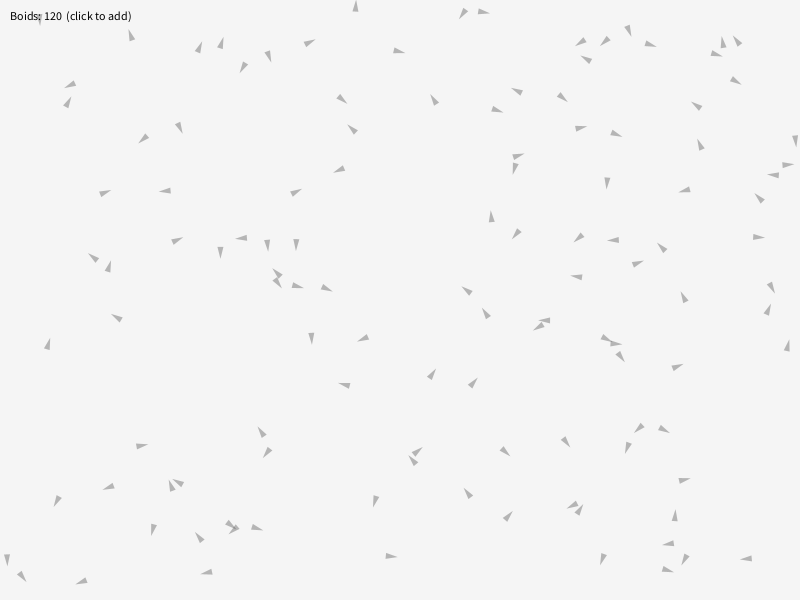
Frame 1 (no input)
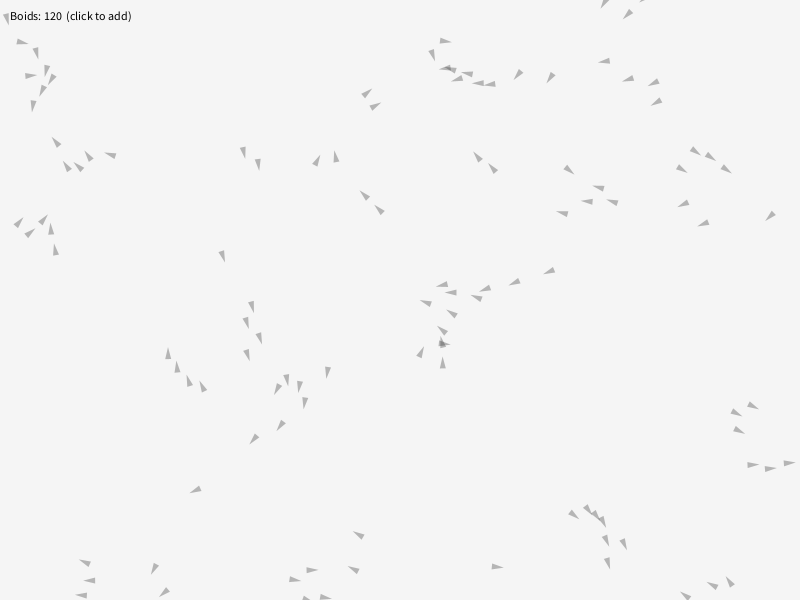
Frame 60 (the mouse pressed at the canvas centre just before this capture)
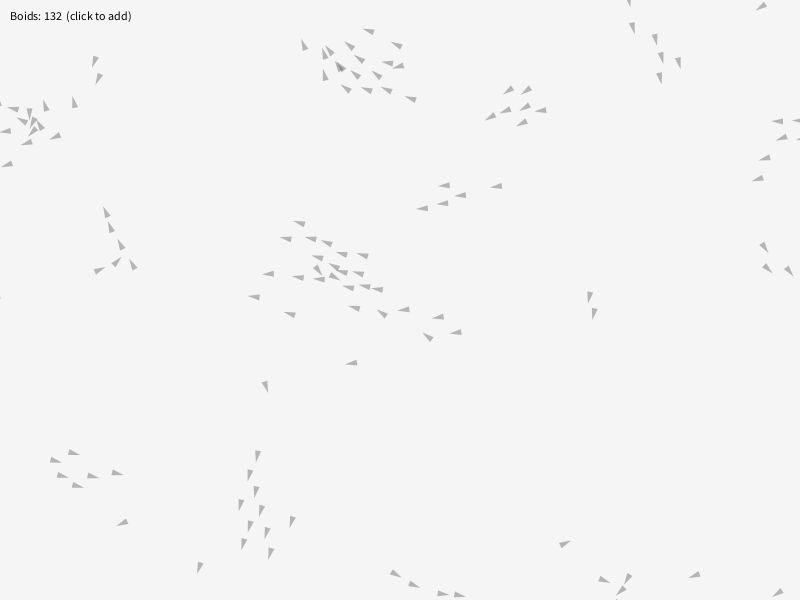
Frame 120 (the mouse held since frame 60 and released just before this capture)

The Processing sketch that drew these frames (run headless with seeded random() and noise(); from frame 60 on, the mouse is pressed at the canvas centre):

// Processing sketch: simpleBoids
// ── simpleBoids.pde
Flock flock;

void setup() {
  size(800, 600);
  flock = new Flock();
  for (int i = 0; i < 120; i++) {
    flock.add(new Boid(random(width), random(height)));
  }
  smooth(4);
}

void draw() {
  background(245);
  flock.run();
  fill(0);
  text("Boids: " + flock.boids.size() + "  (click to add)", 10, 20);
}

void mousePressed() {
  for (int i = 0; i < 12; i++) {
    flock.add(new Boid(mouseX, mouseY));
  }
}
void mouseReleased() {
  for (int i = 0; i < 12; i++) {
    flock.add(new Boid(mouseX, mouseY));
  }
}
void mouseDragged() {
  flock.add(new Boid(mouseX, mouseY));
}
// ── Boid.pde
class Boid {
  PVector pos, vel, acc;
  float maxSpeed = 2.6;
  float maxForce = 0.05;
  float view = 45;        // neighborhood radius
  float sepDist = 18;     // separation radius

  Boid(float x, float y) {
    pos = new PVector(x, y);
    float a = random(TWO_PI);
    vel = new PVector(cos(a), sin(a)).mult(random(1.5, maxSpeed));
    acc = new PVector();
  }

  void run(ArrayList<Boid> boids) {
    flock(boids);
    update();
    borders();
    render();
  }

  // Apply the three rules
  void flock(ArrayList<Boid> boids) {
    PVector sep = separate(boids).mult(1.6);
    PVector ali = align(boids).mult(1.0);
    PVector coh = cohesion(boids).mult(0.9);

    apply(sep);
    apply(ali);
    apply(coh);
  }

  void apply(PVector force) { acc.add(force); }

  void update() {
    vel.add(acc);
    vel.limit(maxSpeed);
    pos.add(vel);
    acc.mult(0);
  }

  // Keep boids on screen with wraparound
  void borders() {
    if (pos.x < -10) pos.x = width + 10;
    if (pos.y < -10) pos.y = height + 10;
    if (pos.x > width + 10) pos.x = -10;
    if (pos.y > height + 10) pos.y = -10;
  }

  // Draw a small triangle pointing in the velocity direction
  void render() {
    float theta = vel.heading() + PI/2;
    pushMatrix();
    translate(pos.x, pos.y);
    rotate(theta);
    noStroke();
    fill(40, 80);
    beginShape();
    vertex(0, -6);
    vertex(-3, 6);
    vertex(3, 6);
    endShape(CLOSE);
    popMatrix();
  }

  // Rule 1: Separation — steer to avoid crowding local flockmates
  PVector separate(ArrayList<Boid> boids) {
    PVector steer = new PVector();
    int count = 0;
    for (Boid other : boids) {
      float d = PVector.dist(pos, other.pos);
      if (other != this && d < sepDist && d > 0) {
        PVector diff = PVector.sub(pos, other.pos);
        //diff.normalize();
        diff.div(d*d); // weight by distance
        steer.add(diff);
        count++;
      }
    }
    if (count > 0) steer.div(count);
    if (steer.mag() > 0) {
      steer.setMag(maxForce * 1.0);
    }
    return steer;
  }

  // Rule 2: Alignment — steer toward the average heading of neighbors
  PVector align(ArrayList<Boid> boids) {
    PVector sum = new PVector();
    int count = 0;
    for (Boid other : boids) {
      float d = PVector.dist(pos, other.pos);
      if (other != this && d < view) {
        sum.add(other.vel);
        count++;
      }
    }
    if (count > 0) {
      sum.div(count);
      sum.setMag(maxSpeed);
      PVector steer = PVector.sub(sum, vel);
      steer.limit(maxForce);
      return steer;
    } else {
      return new PVector();
    }
  }

  // Rule 3: Cohesion — steer to move toward the average position of neighbors
  PVector cohesion(ArrayList<Boid> boids) {
    PVector sum = new PVector();
    int count = 0;
    for (Boid other : boids) {
      float d = PVector.dist(pos, other.pos);
      if (other != this && d < view) {
        sum.add(other.pos);
        count++;
      }
    }
    if (count > 0) {
      sum.div(count); // center of mass
      // Steering helper toward a target
      PVector desired = PVector.sub(sum, pos);
      desired.setMag(maxSpeed);
      PVector steer = PVector.sub(desired, vel);
      steer.limit(maxForce);
      return steer;
    } else {
      return new PVector();
    }
  } 
}
// ── Flock.pde
class Flock {
  ArrayList<Boid> boids = new ArrayList<Boid>();
  void add(Boid b) { boids.add(b); }
  void run() {
    for (Boid b : boids) b.run(boids);
  }
}
